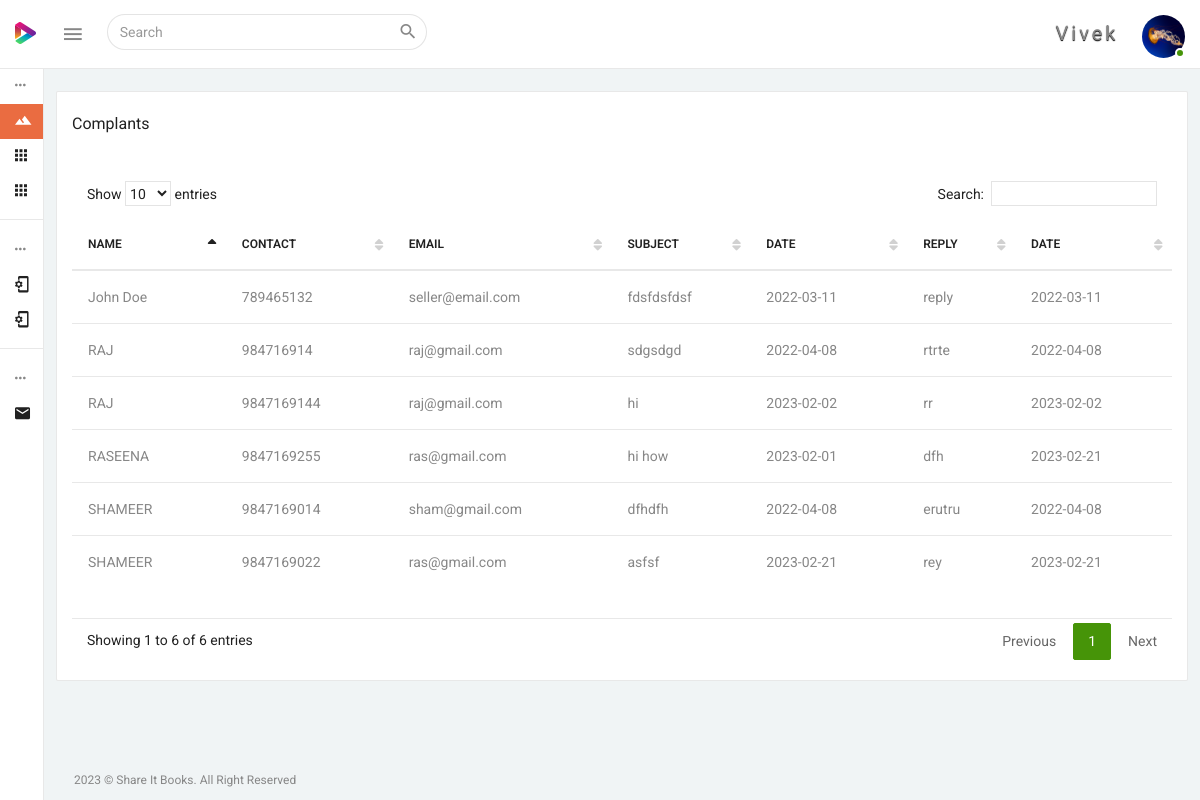
The page /admin/complaint_reply.php (signed in) on the database its author committed.
### tables this page shows
CREATE TABLE IF NOT EXISTS `users` (
  `id` bigint(21) NOT NULL AUTO_INCREMENT,
  `user_id` varchar(255) DEFAULT NULL,
  `user_type` varchar(255) NOT NULL,
  `fname` varchar(255) DEFAULT NULL,
  `lname` varchar(255) DEFAULT NULL,
  `phone` varchar(15) DEFAULT NULL,
  `semail` text,
  `password` text,
  `status` tinyint(1) DEFAULT '1',
  `photo` text,
  `addrs` text NOT NULL,
  `age` varchar(200) NOT NULL,
  `sex` varchar(200) NOT NULL,
  `dprtmnt` varchar(200) NOT NULL,
  `semester` varchar(200) NOT NULL,
  PRIMARY KEY (`id`)
);

CREATE TABLE IF NOT EXISTS `complaint` (
  `id` bigint(21) NOT NULL AUTO_INCREMENT,
  `user_id` varchar(255) DEFAULT NULL,
  `name` varchar(255) DEFAULT NULL,
  `phone` varchar(15) DEFAULT NULL,
  `email` text,
  `subject` text,
  `dated` date DEFAULT NULL,
  `reply` text,
  `reply_date` date DEFAULT NULL,
  PRIMARY KEY (`id`)
);

### admin/complaint_reply.php (the view, shortened to what this page needs)
<?php
	include('../connect/db.php');
?>
<!DOCTYPE html>
<html lang="en">
<head>
	<?php include("include\css.php");?>
</head>
<body>
    <div class="wrapper theme-1-active pimary-color-red">
			<?php include("include\menu.php");?>
			<?php include("include\leftmenu.php");?>
		<div class="page-wrapper">
            <div class="container-fluid pt-25">
            <div class="row">
					<div class="col-sm-12">
						<div class="panel panel-default card-view">
							<div class="panel-heading">
								<div class="pull-left">
									<h6 class="panel-title txt-dark">Complants</h6>
								</div>
							</div>
							<div class="panel-wrapper collapse in">
								<div class="panel-body">
									<div class="table-wrap">
										<div class="table-responsive">
											<table id="datable_1" class="table table-hover display  pb-30" >
											<thead>
													<tr>
														<th>Name</th>
														<th>Contact</th>
														<th>Email</th>
														<th>Subject</th>
														<th>Date</th>
														<th>Reply</th>
														<th>Date</th>
													</tr>
												</thead>
												<tbody>
													<?php
													$qry_user = $db->prepare("SELECT * FROM complaint WHERE reply!= 'pending'");
													$qry_user->execute();
													for ($i = 0; $rows = $qry_user->fetch(); $i++) {
													?>
														<tr>
															<td><?php echo $rows['name'] ?></td>
															<td><?php echo $rows['phone'] ?></td>
															<td><?php echo $rows['email'] ?></td>
															<td><?php echo $rows['subject'] ?></td>
															<td><?php echo $rows['dated'] ?></td>
															<td><?php echo $rows['reply'] ?></td>
															<td><?php echo $rows['reply_date'] ?></td>
														</tr>
													<?php } ?>
												</tbody>
											</table>
										</div>
									</div>
								</div>
							</div>
						</div>
					</div>
				</div>
			</div>
			<footer class="footer container-fluid pl-30 pr-30">
				<div class="row">
					<div class="col-sm-12">
						<p>2023 &copy; Share It Books. All Right Reserved</p>
					</div>
				</div>
			</footer>
		</div>
    </div>
</body>
</html>

### admin/include/menu.php (shortened to what this page needs)
<?php
	$user_id=$_SESSION['SESS_ADMIN_ID'];
	$qry_user = $db->prepare("SELECT * FROM users WHERE user_id = '$user_id'");
	$qry_user->execute();
	$rows_user = $qry_user->fetch();
	$fname = $rows_user['fname'];
	$photo = $rows_user['photo'];
	?>
<nav class="navbar navbar-inverse navbar-fixed-top">
    <div class="mobile-only-brand pull-left">
        <div class="nav-header pull-left">
            <div class="logo-wrap">
                <a href="index.php">
                    <img class="brand-img" src="../admin/dist/img/logo.png" alt="brand"/>
                </a>
            </div>
        </div>
        <a id="toggle_nav_btn" class="toggle-left-nav-btn inline-block ml-20 pull-left" href="javascript:void(0);"><i class="zmdi zmdi-menu"></i></a>
        <form id="search_form" role="search" class="top-nav-search collapse pull-left">
            <div class="input-group">
                <input type="text" name="example-input1-group2" class="form-control" placeholder="Search">
                <span class="input-group-btn">
                <button type="button" class="btn  btn-default"  data-target="#search_form" data-toggle="collapse" aria-label="Close" aria-expanded="true"><i class="zmdi zmdi-search"></i></button>
                </span>
            </div>
        </form>
    </div>
    <div id="mobile_only_nav" class="mobile-only-nav pull-right">
      <ul class="nav navbar-right top-nav pull-right">
            <li class="dropdown auth-drp">
                <a href="#" class="dropdown-toggle pr-0" data-toggle="dropdown">
                <spam style="padding-right:20px; font-size:20px; text-shadow:0px 1px 1px black; letter-spacing:3px;"><?php echo $fname;?></spam> <img src="../photos/<?php echo $photo;?>" alt="user_auth" class="user-auth-img img-circle"/>
                <span class="user-online-status"></span></a>
            </li>
      </ul>
    </div>
</nav>

### rows shown on the page
users: fname "Vivek", photo (picture)
complaint: name "John Doe", phone "789465132", email "seller@email.com", subject "fdsfdsfdsf", dated "2022-03-11", reply "reply", reply_date "2022-03-11"
complaint: name "SHAMEER", phone "9847169014", email "sham@gmail.com", subject "dfhdfh", dated "2022-04-08", reply "erutru", reply_date "2022-04-08"
complaint: name "RAJ", phone "984716914", email "raj@gmail.com", subject "sdgsdgd", dated "2022-04-08", reply "rtrte", reply_date "2022-04-08"
complaint: name "RASEENA", phone "9847169255", email "ras@gmail.com", subject "hi how", dated "2023-02-01", reply "dfh", reply_date "2023-02-21"
complaint: name "RAJ", phone "9847169144", email "raj@gmail.com", subject "hi", dated "2023-02-02", reply "rr", reply_date "2023-02-02"
complaint: name "SHAMEER", phone "9847169022", email "ras@gmail.com", subject "asfsf", dated "2023-02-21", reply "rey", reply_date "2023-02-21"
